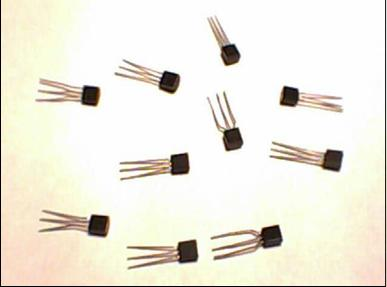
%> input picture OPERADORES MORFOLÓGICOS/Transistores.JPG, 387 x 287 px
$ octave Cuenta_Transistores.m   (GNU Octave 9; MATLAB toolbox functions it lacks are replaced by stand-ins)
%> lines starting %> are read from the running program, lines starting %| are printed output that depends on the picture; in (x1, y1, x2, y2) boxes, pixels count from 0 and x2, y2 are one past the last pixel; in counts of white or black regions, pixels touching at a corner belong together; the program's own positions count from 1
Im_RGB = imread('Transistores.jpg');
%> Im_RGB is the input picture: size 287x387x3 uint8; mean R, G, B 239.2, 235.7, 223.7
subplot(1,5,1),imshow(Im_RGB),title('Original');


Im_bin = im2bw(Im_RGB,0.5); %Binariza la imagen
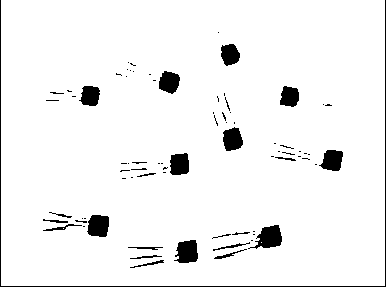
%> Im_bin: size 287x387 logical; 95% white; 77 black regions (53 under 20 px), largest, box (x1, y1, x2, y2) and area: (0, 0, 386, 287) 958, (248, 225, 282, 249) 461, (174, 240, 198, 263) 424
subplot(1,5,2), imshow(Im_bin),title('Binaria');

Im_bin2 = not(Im_bin); %operaciones morfol骻icas SIEMPRE con la negaci髇 de la imagen binaria
subplot(1,5,3), imshow(Im_bin2),title('Negacion de la binaria');

SE = strel('square',6); %elemento estructurante
Im_erode = imerode(Im_bin2,SE); %erocion con el elemento estructurante
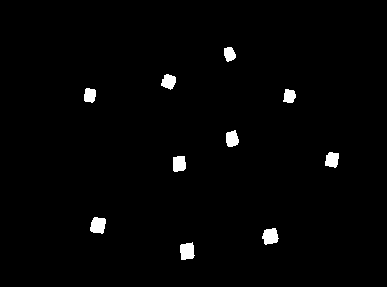
%> Im_erode: size 287x387 logical; 1.6% white; 10 white regions, largest, box (x1, y1, x2, y2) and area: (180, 242, 195, 260) 215, (90, 217, 106, 234) 213, (262, 228, 279, 245) 212

subplot(1,5,4), imshow(Im_erode),title('Erocionada');

Im_dilate = imdilate(Im_erode,SE);%Dilatacion con el elemtento estructuraten
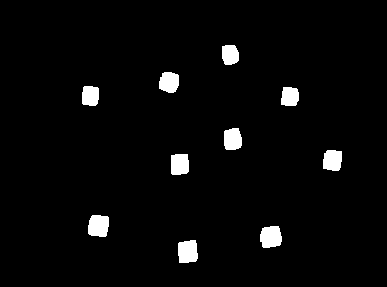
%> Im_dilate: size 287x387 logical; 3.2% white; 10 white regions, largest, box (x1, y1, x2, y2) and area: (260, 226, 282, 248) 407, (178, 240, 198, 263) 405, (88, 215, 109, 237) 403
subplot(1,5,5),imshow(Im_dilate),title('Dilatada');

Im_label = bwlabel(Im_dilate,8); %Etiquetado 8 conexo
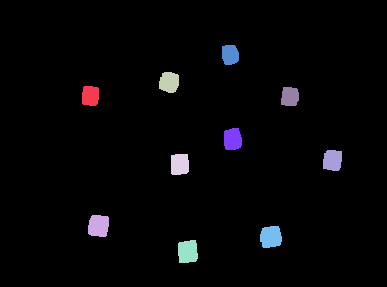
%> Im_label: size 287x387 double; 11 distinct labels, from 0 to 10; one colour per label, 0 black
n = max(max(Im_label)); %Obtencion del numero de regiones
%> n = 10

$ run again, with OPERADORES MORFOLÓGICOS/LETRAS2.JPG copied over OPERADORES MORFOLÓGICOS/Transistores.JPG
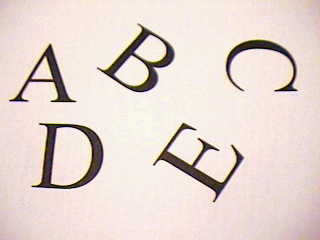
%> input picture OPERADORES MORFOLÓGICOS/LETRAS2.JPG, 320 x 240 px
%> Im_RGB is the input picture: size 240x320x3 uint8; mean R, G, B 229.4, 215.1, 208.8
%> `Im_bin = im2bw(Im_RGB,0.5);`:
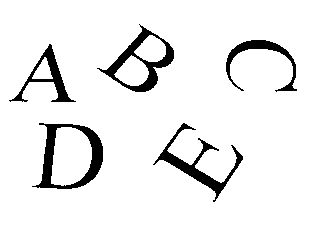
%> Im_bin: size 240x320 logical; 92.8% white; 5 black regions, box (x1, y1, x2, y2) and area: (32, 123, 103, 189) 1479, (97, 24, 174, 92) 1256, (153, 123, 243, 202) 1194, (9, 44, 76, 102) 817, (226, 40, 297, 92) 792
%> Im_erode: size 240x320 logical; 1.3% white; 16 white regions (9 under 20 px), largest, box (x1, y1, x2, y2) and area: (43, 126, 54, 185) 216, (85, 130, 100, 180) 204, (162, 154, 221, 190) 184
%> Im_dilate: size 240x320 logical; 4.9% white; 11 white regions, largest, box (x1, y1, x2, y2) and area: (160, 152, 224, 193) 684, (83, 128, 103, 183) 594, (41, 124, 57, 188) 591
%> `Im_label = bwlabel(Im_dilate,8);`:
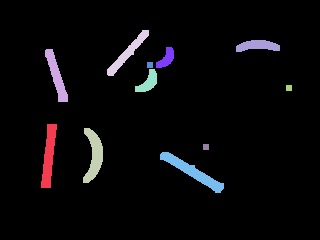
%> Im_label: size 240x320 double; 12 distinct labels, from 0 to 11; one colour per label, 0 black
%> n = 11
